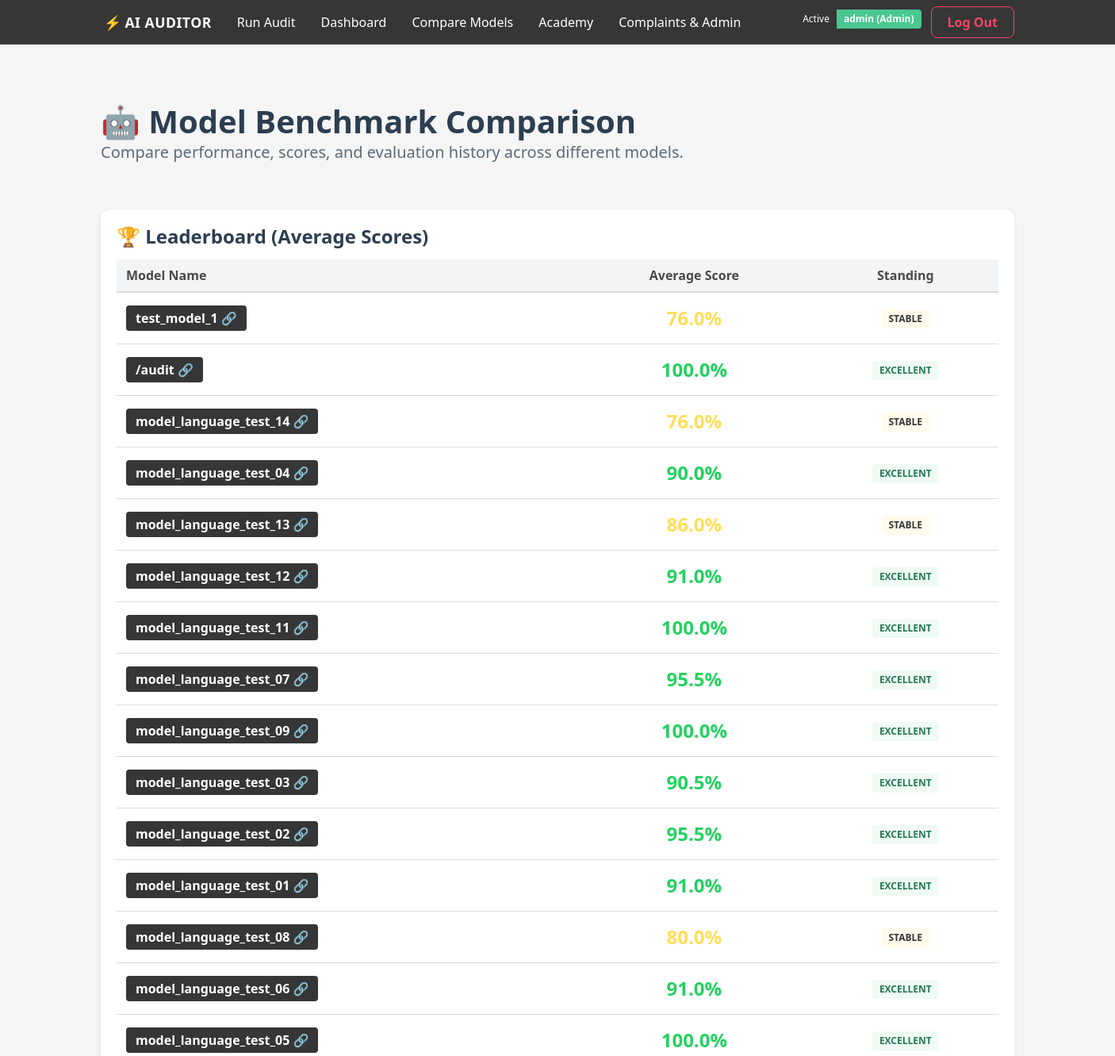
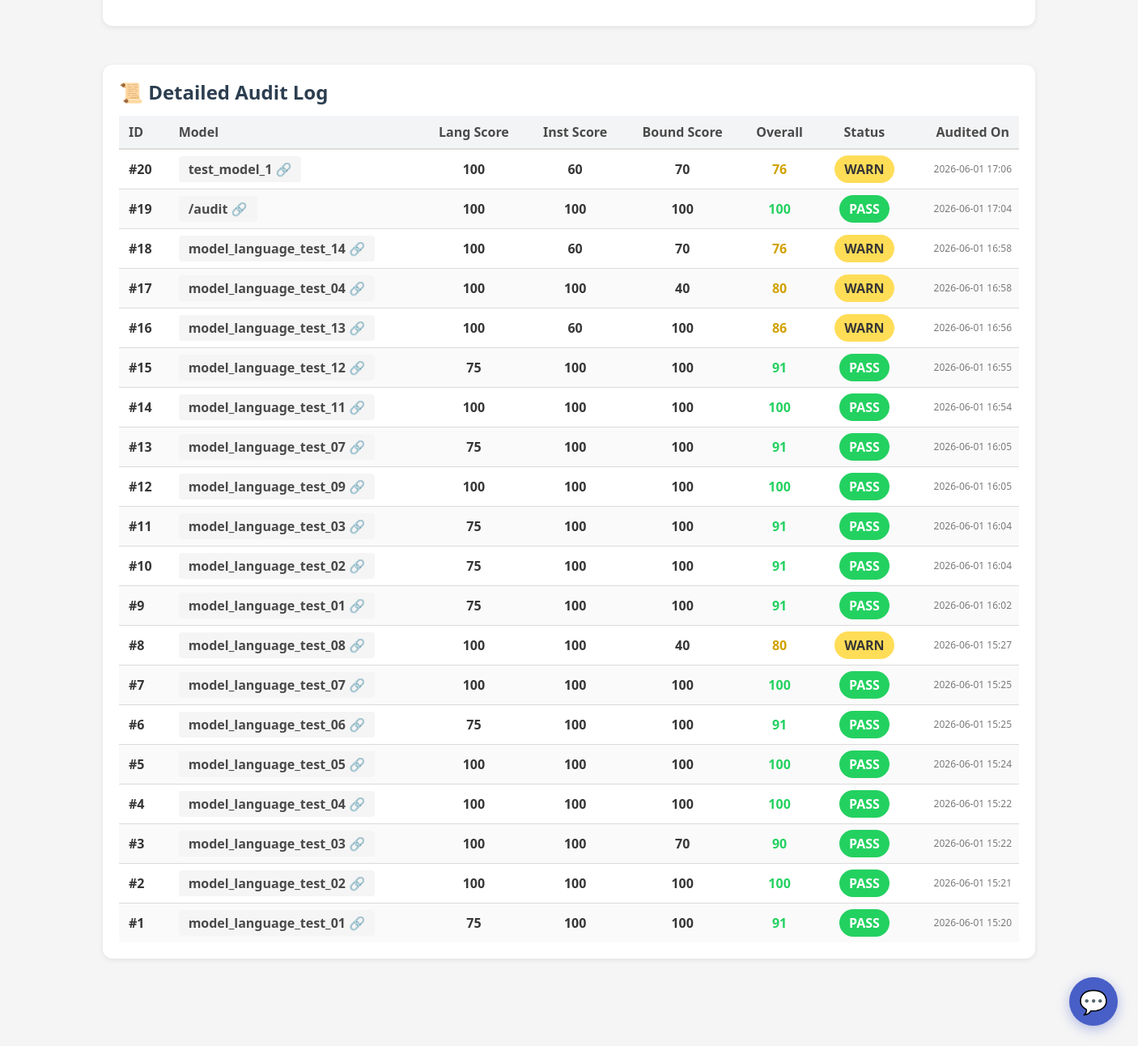
Before: /compare (signed in) with the older database file (2 pictures, top to bottom).
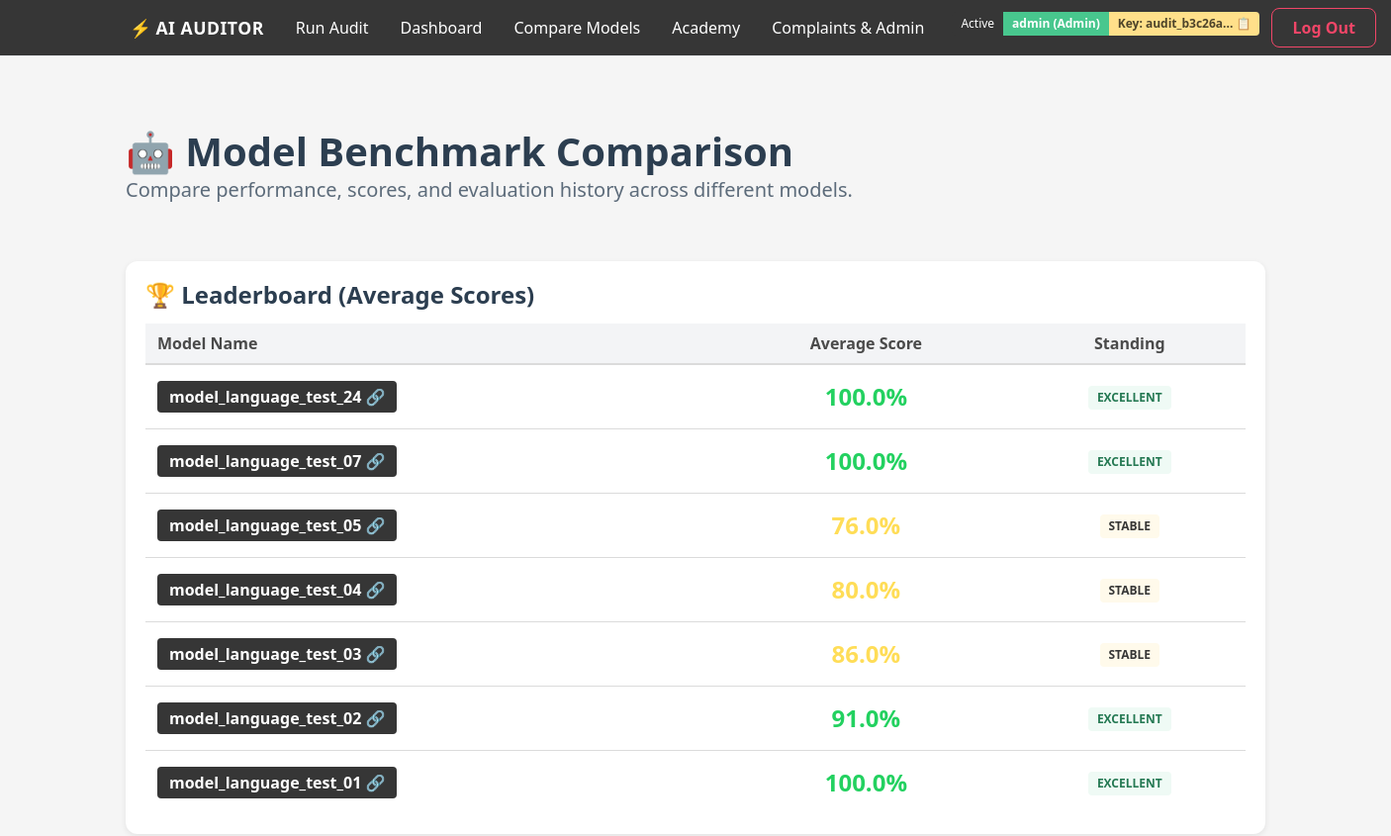
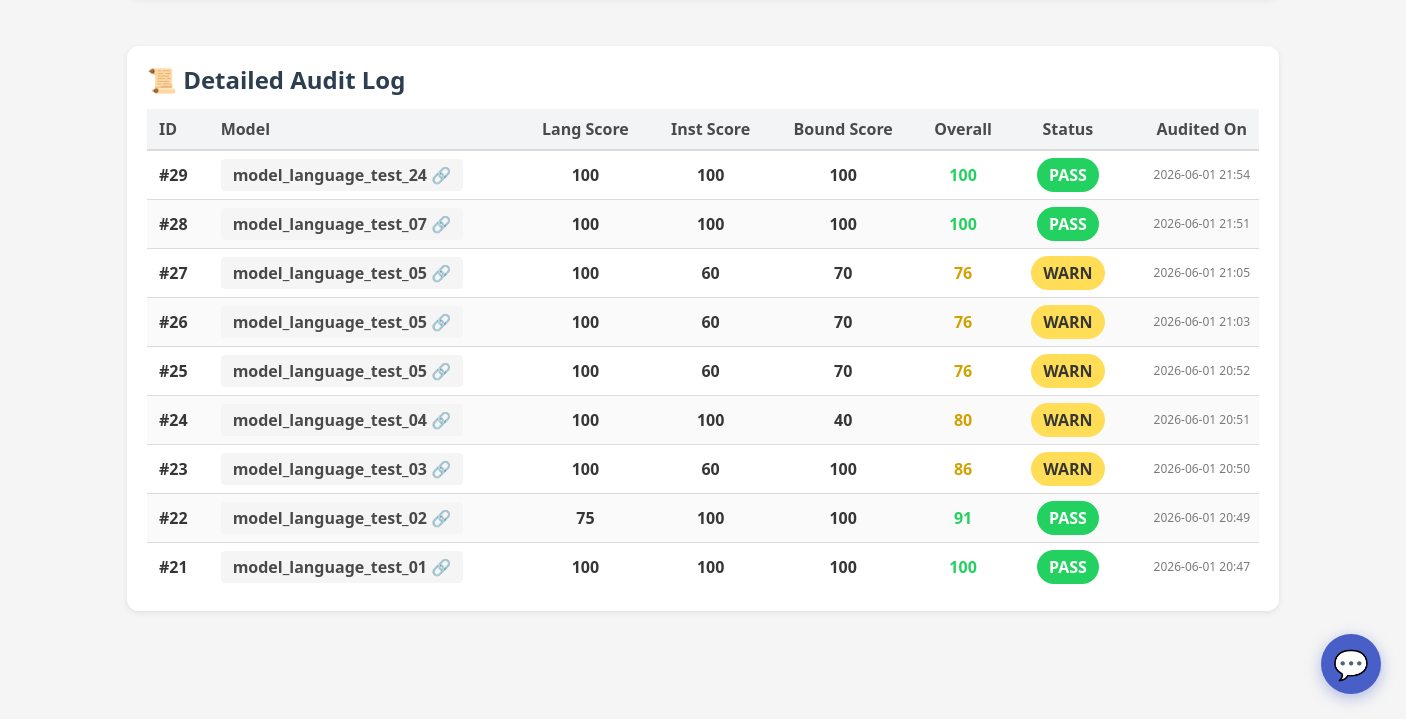
After: the same page with the newer database file (2 pictures, top to bottom).
### tables this page shows
CREATE TABLE audits (
        id INTEGER PRIMARY KEY AUTOINCREMENT,
        model_name TEXT,
        language_score INTEGER,
        instruction_score INTEGER,
        boundary_score INTEGER,
        overall_score INTEGER,
        status TEXT,
        created_at TEXT
    );

CREATE TABLE users (
        id INTEGER PRIMARY KEY AUTOINCREMENT,
        username TEXT UNIQUE,
        password TEXT,
        role TEXT
    , api_key TEXT);

### app.py (the view)
@app.route("/compare")
@login_required
def compare():
    audits = get_audits()
    comparison = compare_models(audits)
    return render_template(
        "compare.html",
        audits=audits,
        comparison=comparison
    )

### app.py (called while the page is built)
@app.context_processor
def inject_api_key():
    if 'user' in session:
        api_key = get_api_key_by_username(session['user'])
        return dict(user_api_key=api_key)
    return dict(user_api_key=None)

def login_required(f):
    @wraps(f)
    def decorated_function(*args, **kwargs):
        if 'user' not in session:
            return redirect(url_for('login', next=request.url))
        return f(*args, **kwargs)
    return decorated_function

### audit_storage_db.py (called while the page is built)
def get_connection():
    return sqlite3.connect(DB_NAME)

def get_audits():
    conn = get_connection()
    cur = conn.cursor()
    cur.execute("SELECT * FROM audits ORDER BY id DESC")
    rows = cur.fetchall()
    conn.close()
    return rows

def get_api_key_by_username(username):
    conn = get_connection()
    cur = conn.cursor()
    cur.execute("SELECT api_key FROM users WHERE username = ?", (username,))
    row = cur.fetchone()
    conn.close()
    if row:
        return row[0]
    return None

### templates/compare.html (shortened to what the changed rows need)
{% extends "base.html" %}
{% block content %}
<div class="main-container">
    <div class="columns is-vcentered mb-6">
        <div class="column">
            <h1 class="title is-2">🤖 Model Benchmark Comparison</h1>
        </div>
    </div>
    <div class="audit-card mb-6">
        <h2 class="title is-4 mb-4">🏆 Leaderboard (Average Scores)</h2>
        <div class="table-container">
            <table class="table is-fullwidth is-hoverable">
                <thead>
                    <tr>
                        <th class="has-text-grey-dark">Model Name</th>
                        <th class="has-text-centered has-text-grey-dark">Average Score</th>
                        <th class="has-text-centered has-text-grey-dark">Standing</th>
                    </tr>
                </thead>
                <tbody>
                    {% for model, avg_score in comparison.items() %}
                    <tr>
                        <td class="is-vcentered py-4">
                            <a href="/model/{{ model }}">
                                <span class="tag is-dark is-medium" style="font-weight: 700; cursor: pointer;">{{ model }} 🔗</span>
                            </a>
                        </td>
                        <td class="is-vcentered has-text-centered py-4">
                            <span class="title is-4" style="font-weight: 800; color: {% if avg_score >= 90 %}#23d160{% elif avg_score >= 70 %}#ffdd57{% else %}#ff3860{% endif %};">
                                {{ "%.1f"|format(avg_score) }}%
                            </span>
                        </td>
                        <td class="is-vcentered has-text-centered py-4">
                            {% if avg_score >= 90 %}
                                <span class="tag is-success is-light" style="font-weight: 700;">EXCELLENT</span>
                            {% elif avg_score >= 70 %}
                                <span class="tag is-warning is-light" style="font-weight: 700; color: #363636;">STABLE</span>
                            {% else %}
                                <span class="tag is-danger is-light" style="font-weight: 700;">NEEDS IMPROVEMENT</span>
                            {% endif %}
                        </td>
                    </tr>
                    {% else %}
                    <tr>
                        <td colspan="3" class="has-text-centered py-6 has-text-grey">
                            No audits performed yet. Start by running an audit from the Home page!
                        </td>
                    </tr>
                    {% endfor %}
                </tbody>
            </table>
        </div>
    </div>
    <div class="audit-card">
        <h2 class="title is-4 mb-4">📜 Detailed Audit Log</h2>
        <div class="table-container">
            <table class="table is-fullwidth is-striped is-hoverable">
                <thead>
                    <tr>
                        <th class="has-text-grey-dark">ID</th>
                        <th class="has-text-grey-dark">Model</th>
                        <th class="has-text-centered has-text-grey-dark">Lang Score</th>
                        <th class="has-text-centered has-text-grey-dark">Inst Score</th>
                        <th class="has-text-centered has-text-grey-dark">Bound Score</th>
                        <th class="has-text-centered has-text-grey-dark">Overall</th>
                        <th class="has-text-centered has-text-grey-dark">Status</th>
                        <th class="has-text-right has-text-grey-dark">Audited On</th>
                    </tr>
                </thead>
                <tbody>
                    {% for a in audits %}
                    <tr>
                        <td class="is-vcentered" style="font-weight: 700;">#{{ a[0] }}</td>
                        <td class="is-vcentered">
                            <a href="/model/{{ a[1] }}">
                                <span class="tag is-light is-medium" style="font-weight: 700; cursor: pointer;">{{ a[1] }} 🔗</span>
                            </a>
                        </td>
                        <td class="is-vcentered has-text-centered" style="font-weight: 600;">{{ a[2] }}</td>
                        <td class="is-vcentered has-text-centered" style="font-weight: 600;">{{ a[3] }}</td>
                        <td class="is-vcentered has-text-centered" style="font-weight: 600;">{{ a[4] }}</td>
                        <td class="is-vcentered has-text-centered" style="font-weight: 700;">
                            <span style="color: {% if a[5] >= 90 %}#23d160{% elif a[5] >= 70 %}#d1a100{% else %}#ff3860{% endif %};">
                                {{ a[5] }}
                            </span>
                        </td>
                        <td class="is-vcentered has-text-centered">
                            {% if a[6] == 'PASS' %}
                                <span class="status-pass" style="font-weight: 700;">PASS</span>
                            {% elif a[6] == 'WARNING' %}
                                <span class="status-warning" style="font-weight: 700;">WARN</span>
                            {% else %}
                                <span class="status-fail" style="font-weight: 700;">FAIL</span>
                            {% endif %}
                        </td>
                        <td class="is-vcentered has-text-right is-size-7 has-text-grey">{{ a[7][:16]|replace('T', ' ') }}</td>
                    </tr>
                    {% else %}
                    <tr>
                        <td colspan="8" class="has-text-centered py-6 has-text-grey">
                            No individual audits saved in the database.
                        </td>
                    </tr>
                    {% endfor %}
                </tbody>
            </table>
        </div>
    </div>
</div>
{% endblock %}

### templates/base.html (shortened to what this page needs)
<!DOCTYPE html>
<html>
<head>
<link rel="stylesheet"
      href="https://cdn.jsdelivr.net/npm/bulma@0.9.4/css/bulma.min.css">
<link rel="stylesheet"
      href="{{ url_for('static', filename='style.css') }}">
</head>
<body class="has-background-light">
<nav class="navbar is-dark" role="navigation" aria-label="main navigation">
    <div class="container">
        <div class="navbar-brand">
            <a class="navbar-item px-4" href="/" style="font-weight: 800; letter-spacing: 0.5px;">
                <span class="has-text-link mr-1">⚡</span> AI AUDITOR
            </a>
        </div>
        <div id="navMenu" class="navbar-menu">
            <div class="navbar-start">
                <a class="navbar-item px-4" href="/">
                    Run Audit
                </a>
                {% if session.get('user') %}
                <a class="navbar-item px-4" href="/dashboard">
                    Dashboard
                </a>
                <a class="navbar-item px-4" href="/compare">
                    Compare Models
                </a>
                <a class="navbar-item px-4" href="/academy">
                    Academy
                </a>
                {% if session.get('role') == 'ADMIN' %}
                <a class="navbar-item px-4" href="/complaints">
                    Complaints & Admin
                </a>
                {% endif %}
                {% endif %}
            </div>
            <div class="navbar-end">
                <div class="navbar-item">
                    {% if session.get('user') %}
                        <div class="field is-grouped is-grouped-multiline is-align-items-center">
                            <div class="control">
                                <div class="tags has-addons mb-0">
                                    <span class="tag is-dark">Active</span>
                                    {% if session.get('role') == 'ADMIN' %}
                                        <span class="tag is-success" style="font-weight: 700;">{{ session.get('user') }} (Admin)</span>
                                    {% else %}
                                        <span class="tag is-link" style="font-weight: 700;">{{ session.get('user') }} (Tester)</span>
                                    {% endif %}
                                    {% if user_api_key %}
                                        <span class="tag is-warning" style="font-weight: 700; cursor: pointer;" title="Click to copy full API Key to clipboard" onclick="navigator.clipboard.writeText('{{ user_api_key }}'); alert('API Key successfully copied to clipboard!');">Key: {{ user_api_key[:12] }}... 📋</span>
                                    {% endif %}
                                </div>
                            </div>
                            <div class="control">
                                <a href="/logout" class="button btn-logout-styled">
                                    Log Out
                                </a>
                            </div>
                        </div>
                    {% else %}
                        <div class="control">
                            <a href="/login" class="button btn-login-styled">
                                Log In
                            </a>
                        </div>
                    {% endif %}
                </div>
            </div>
        </div>
    </div>
</nav>
<section class="section">
    <div class="container">
        {% block content %}{% endblock %}
    </div>
</section>
<div class="chat-fab-container">
    <button id="chatFab" class="chat-fab" onclick="toggleChatPanel();" title="AI Auditor Assistant">
        💬
    </button>
</div>
</body>
</html>

Changed rows visible on the page:
removed audits: model_name "test_model_1", avg_score "76.0", shows "STABLE", id "20", language_score "100", instruction_score "60", boundary_score "70", overall_score "76", status "WARN", created_at "2026-06-01 17:06"
removed audits: model_name "/audit", avg_score "100.0", shows "EXCELLENT", id "19", language_score "100", instruction_score "100", boundary_score "100", overall_score "100", status "PASS", created_at "2026-06-01 17:04"
removed audits: model_name "model_language_test_14", avg_score "76.0", shows "STABLE", id "18", language_score "100", instruction_score "60", boundary_score "70", overall_score "76", status "WARN", created_at "2026-06-01 16:58"
removed audits: model_name "model_language_test_04", avg_score "90.0", shows "EXCELLENT", id "17", language_score "100", instruction_score "100", boundary_score "40", overall_score "80", status "WARN", created_at "2026-06-01 16:58"
removed audits: model_name "model_language_test_13", avg_score "86.0", shows "STABLE", id "16", language_score "100", instruction_score "60", boundary_score "100", overall_score "86", status "WARN", created_at "2026-06-01 16:56"
removed audits: model_name "model_language_test_12", avg_score "91.0", shows "EXCELLENT", id "15", language_score "75", instruction_score "100", boundary_score "100", overall_score "91", status "PASS", created_at "2026-06-01 16:55"
removed audits: model_name "model_language_test_11", avg_score "100.0", shows "EXCELLENT", id "14", language_score "100", instruction_score "100", boundary_score "100", overall_score "100", status "PASS", created_at "2026-06-01 16:54"
removed audits: model_name "model_language_test_07", avg_score "95.5", shows "EXCELLENT", id "13", language_score "75", instruction_score "100", boundary_score "100", overall_score "91", status "PASS", created_at "2026-06-01 16:05"
removed audits: model_name "model_language_test_09", avg_score "100.0", shows "EXCELLENT", id "12", language_score "100", instruction_score "100", boundary_score "100", overall_score "100", status "PASS", created_at "2026-06-01 16:05"
removed audits: model_name "model_language_test_03", avg_score "90.5", shows "EXCELLENT", id "11", language_score "75", instruction_score "100", boundary_score "100", overall_score "91", status "PASS", created_at "2026-06-01 16:04"
removed audits: model_name "model_language_test_02", avg_score "95.5", shows "EXCELLENT", id "10", language_score "75", instruction_score "100", boundary_score "100", overall_score "91", status "PASS", created_at "2026-06-01 16:04"
removed audits: model_name "model_language_test_01", avg_score "91.0", shows "EXCELLENT", id "9", language_score "75", instruction_score "100", boundary_score "100", overall_score "91", status "PASS", created_at "2026-06-01 16:02"
removed audits: model_name "model_language_test_08", avg_score "80.0", shows "STABLE", id "8", language_score "100", instruction_score "100", boundary_score "40", overall_score "80", status "WARN", created_at "2026-06-01 15:27"
removed audits: model_name "model_language_test_06", avg_score "91.0", shows "EXCELLENT", id "6", language_score "75", instruction_score "100", boundary_score "100", overall_score "91", status "PASS", created_at "2026-06-01 15:25"
removed audits: model_name "model_language_test_05", avg_score "100.0", shows "EXCELLENT", id "5", language_score "100", instruction_score "100", boundary_score "100", overall_score "100", status "PASS", created_at "2026-06-01 15:24"
removed audits: id "7", model_name "model_language_test_07", language_score "100", instruction_score "100", boundary_score "100", overall_score "100", status "PASS", created_at "2026-06-01 15:25", shown under "📜 Detailed Audit Log"
removed audits: id "4", model_name "model_language_test_04", language_score "100", instruction_score "100", boundary_score "100", overall_score "100", status "PASS", created_at "2026-06-01 15:22", shown under "📜 Detailed Audit Log"
removed audits: id "3", model_name "model_language_test_03", language_score "100", instruction_score "100", boundary_score "70", overall_score "90", status "PASS", created_at "2026-06-01 15:22", shown under "📜 Detailed Audit Log"
removed audits: id "2", model_name "model_language_test_02", language_score "100", instruction_score "100", boundary_score "100", overall_score "100", status "PASS", created_at "2026-06-01 15:21", shown under "📜 Detailed Audit Log"
removed audits: id "1", model_name "model_language_test_01", language_score "75", instruction_score "100", boundary_score "100", overall_score "91", status "PASS", created_at "2026-06-01 15:20", shown under "📜 Detailed Audit Log"
now on this page (row edited): users: api_key "audit_b3c26a"
added audits: model_name "model_language_test_24", avg_score "100.0", shows "EXCELLENT", id "29", language_score "100", instruction_score "100", boundary_score "100", overall_score "100", status "PASS", created_at "2026-06-01 21:54"
added audits: model_name "model_language_test_07", avg_score "100.0", shows "EXCELLENT", id "28", language_score "100", instruction_score "100", boundary_score "100", overall_score "100", status "PASS", created_at "2026-06-01 21:51"
added audits: model_name "model_language_test_05", avg_score "76.0", shows "STABLE", id "27", language_score "100", instruction_score "60", boundary_score "70", overall_score "76", status "WARN", created_at "2026-06-01 21:05"
added audits: model_name "model_language_test_04", avg_score "80.0", shows "STABLE", id "24", language_score "100", instruction_score "100", boundary_score "40", overall_score "80", status "WARN", created_at "2026-06-01 20:51"
added audits: model_name "model_language_test_03", avg_score "86.0", shows "STABLE", id "23", language_score "100", instruction_score "60", boundary_score "100", overall_score "86", status "WARN", created_at "2026-06-01 20:50"
added audits: model_name "model_language_test_02", avg_score "91.0", shows "EXCELLENT", id "22", language_score "75", instruction_score "100", boundary_score "100", overall_score "91", status "PASS", created_at "2026-06-01 20:49"
added audits: model_name "model_language_test_01", avg_score "100.0", shows "EXCELLENT", id "21", language_score "100", instruction_score "100", boundary_score "100", overall_score "100", status "PASS", created_at "2026-06-01 20:47"
added audits: id "26", model_name "model_language_test_05", language_score "100", instruction_score "60", boundary_score "70", overall_score "76", status "WARN", created_at "2026-06-01 21:03", shown under "📜 Detailed Audit Log"
added audits: id "25", model_name "model_language_test_05", language_score "100", instruction_score "60", boundary_score "70", overall_score "76", status "WARN", created_at "2026-06-01 20:52", shown under "📜 Detailed Audit Log"
Other visible differences:
text now shown: "Key: ... 📋"
